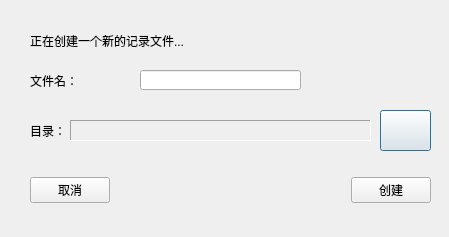
<?xml version="1.0" encoding="UTF-8"?>
<ui version="4.0">
 <class>createFileDialog</class>
 <widget class="QDialog" name="createFileDialog">
  <property name="geometry">
   <rect>
    <x>0</x>
    <y>0</y>
    <width>449</width>
    <height>237</height>
   </rect>
  </property>
  <property name="windowTitle">
   <string>新建文件</string>
  </property>
  <widget class="QLineEdit" name="fileName">
   <property name="geometry">
    <rect>
     <x>140</x>
     <y>70</y>
     <width>161</width>
     <height>20</height>
    </rect>
   </property>
  </widget>
  <widget class="QPushButton" name="btnChooseDir">
   <property name="geometry">
    <rect>
     <x>380</x>
     <y>110</y>
     <width>51</width>
     <height>41</height>
    </rect>
   </property>
   <property name="text">
    <string/>
   </property>
   <property name="icon">
    <iconset resource="BidsManager.qrc">
     <normaloff>:/folder.png</normaloff>:/folder.png</iconset>
   </property>
   <property name="iconSize">
    <size>
     <width>30</width>
     <height>30</height>
    </size>
   </property>
  </widget>
  <widget class="QLabel" name="fileDir">
   <property name="geometry">
    <rect>
     <x>70</x>
     <y>120</y>
     <width>301</width>
     <height>21</height>
    </rect>
   </property>
   <property name="sizePolicy">
    <sizepolicy hsizetype="Preferred" vsizetype="Preferred">
     <horstretch>0</horstretch>
     <verstretch>0</verstretch>
    </sizepolicy>
   </property>
   <property name="frameShape">
    <enum>QFrame::Panel</enum>
   </property>
   <property name="frameShadow">
    <enum>QFrame::Sunken</enum>
   </property>
   <property name="lineWidth">
    <number>1</number>
   </property>
   <property name="text">
    <string/>
   </property>
   <property name="scaledContents">
    <bool>false</bool>
   </property>
   <property name="alignment">
    <set>Qt::AlignLeading|Qt::AlignLeft|Qt::AlignTop</set>
   </property>
   <property name="wordWrap">
    <bool>false</bool>
   </property>
  </widget>
  <widget class="QLabel" name="label">
   <property name="geometry">
    <rect>
     <x>30</x>
     <y>30</y>
     <width>231</width>
     <height>21</height>
    </rect>
   </property>
   <property name="text">
    <string>正在创建一个新的记录文件...</string>
   </property>
  </widget>
  <widget class="QLabel" name="label_2">
   <property name="geometry">
    <rect>
     <x>30</x>
     <y>70</y>
     <width>51</width>
     <height>21</height>
    </rect>
   </property>
   <property name="text">
    <string>文件名：</string>
   </property>
  </widget>
  <widget class="QLabel" name="label_3">
   <property name="geometry">
    <rect>
     <x>30</x>
     <y>120</y>
     <width>31</width>
     <height>21</height>
    </rect>
   </property>
   <property name="text">
    <string>目录：</string>
   </property>
  </widget>
  <widget class="QWidget" name="horizontalLayoutWidget">
   <property name="geometry">
    <rect>
     <x>30</x>
     <y>170</y>
     <width>401</width>
     <height>41</height>
    </rect>
   </property>
   <layout class="QHBoxLayout" name="horizontalLayout_2">
    <item>
     <widget class="QPushButton" name="btnCancle">
      <property name="text">
       <string>取消</string>
      </property>
     </widget>
    </item>
    <item>
     <spacer name="horizontalSpacer">
      <property name="orientation">
       <enum>Qt::Horizontal</enum>
      </property>
      <property name="sizeHint" stdset="0">
       <size>
        <width>188</width>
        <height>20</height>
       </size>
      </property>
     </spacer>
    </item>
    <item>
     <widget class="QPushButton" name="btnCreateFile">
      <property name="text">
       <string>创建</string>
      </property>
     </widget>
    </item>
   </layout>
  </widget>
 </widget>
 <resources>
  <include location="BidsManager.qrc"/>
 </resources>
 <connections>
  <connection>
   <sender>btnChooseDir</sender>
   <signal>clicked()</signal>
   <receiver>createFileDialog</receiver>
   <slot>btnChooseDirClicked()</slot>
   <hints>
    <hint type="sourcelabel">
     <x>402</x>
     <y>195</y>
    </hint>
    <hint type="destinationlabel">
     <x>356</x>
     <y>131</y>
    </hint>
   </hints>
  </connection>
  <connection>
   <sender>btnCreateFile</sender>
   <signal>clicked()</signal>
   <receiver>createFileDialog</receiver>
   <slot>btnCreateFileClicked()</slot>
   <hints>
    <hint type="sourcelabel">
     <x>429</x>
     <y>201</y>
    </hint>
    <hint type="destinationlabel">
     <x>296</x>
     <y>232</y>
    </hint>
   </hints>
  </connection>
  <connection>
   <sender>btnCancle</sender>
   <signal>clicked()</signal>
   <receiver>createFileDialog</receiver>
   <slot>btnCancleClicked()</slot>
   <hints>
    <hint type="sourcelabel">
     <x>82</x>
     <y>201</y>
    </hint>
    <hint type="destinationlabel">
     <x>108</x>
     <y>208</y>
    </hint>
   </hints>
  </connection>
  <connection>
   <sender>fileName</sender>
   <signal>textEdited(QString)</signal>
   <receiver>createFileDialog</receiver>
   <slot>fileNameInputed()</slot>
   <hints>
    <hint type="sourcelabel">
     <x>179</x>
     <y>110</y>
    </hint>
    <hint type="destinationlabel">
     <x>165</x>
     <y>134</y>
    </hint>
   </hints>
  </connection>
 </connections>
 <slots>
  <slot>btnChooseDirClicked()</slot>
  <slot>btnCreateFileClicked()</slot>
  <slot>btnCancleClicked()</slot>
  <slot>fileNameInputed()</slot>
 </slots>
</ui>
